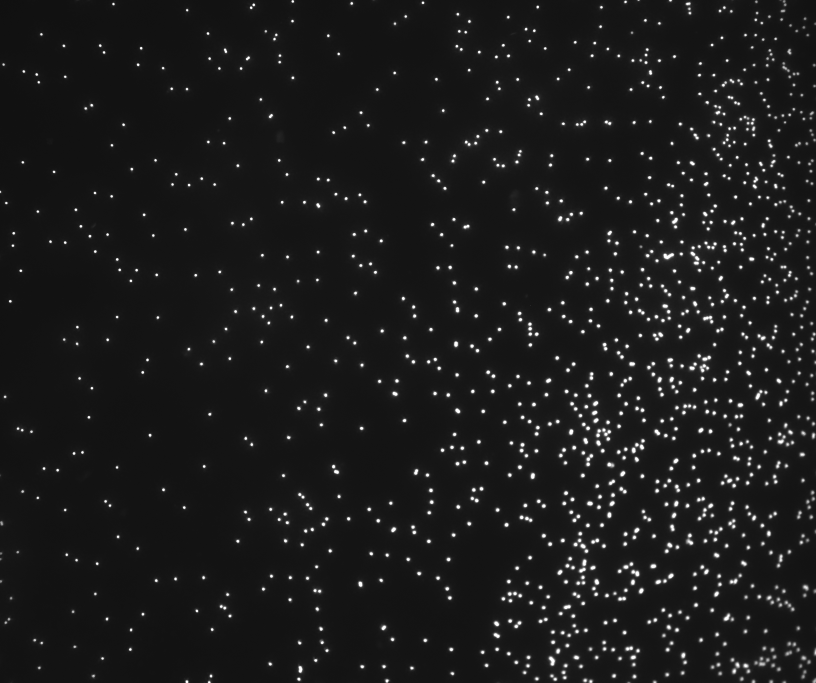
#> input picture test2.jpg, 2448 x 2048 px, found by its file name (shown at 1/3 size)
$ python OpenCV_Testing.py   (older library calls are emulated)
#> lines starting #> are read from the running program, lines starting #| are printed output that depends on the picture; after the words box and inside, x2 and y2 are one past the last pixel; in counts of white or black regions, pixels touching at a corner belong together
import cv2
import numpy as np

# Read image
im = cv2.imread("test2.jpg", cv2.IMREAD_GRAYSCALE)
#> im is the input picture: shape (2048, 2448); min 14, max 255, mean 27.8

### IMAGE PREPROCESSING ###

# Blur image to reduce noise
# blurred = cv2.GaussianBlur(im, (9, 9), 0)

# Sharpening Image
kernel = np.array([[-1, -1, -1],
                   [-1, 9,-1],
                   [-1, -1, -1]])
image_sharp = cv2.filter2D(src=im, ddepth=-1, kernel=kernel)

# Binary Threshold Filtering
ret,thresh1 = cv2.threshold(im,127,255,cv2.THRESH_BINARY)
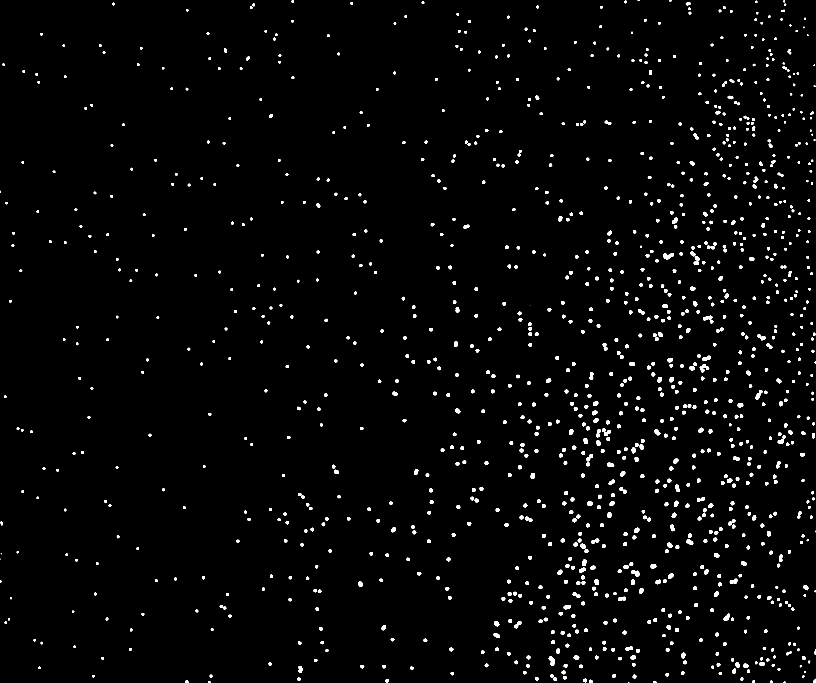
#> thresh1: shape (2048, 2448) (shown at 1/3 size); 2.1% white; 1289 white regions (12 under 20 px), largest, box (x1, y1, x2, y2) and area: (1990, 759, 2022, 778) 387, (2099, 1092, 2128, 1117) 355, (1646, 1969, 1665, 1997) 339

# Perform opening to remove noise and separate nuclei
kernel2 = cv2.getStructuringElement(cv2.MORPH_ELLIPSE, (3, 3))
opened = cv2.morphologyEx(thresh1, cv2.MORPH_OPEN, kernel2)
#> opened: shape (2048, 2448); 2.1% white; 1284 white regions (7 under 20 px), largest, box (x1, y1, x2, y2) and area: (1990, 759, 2022, 778) 387, (2099, 1092, 2128, 1117) 354, (1646, 1969, 1665, 1997) 339

preproc = cv2.cvtColor(opened, cv2.COLOR_GRAY2BGR) #Converts to equal dimension
# cv2.imshow('Binary', thresh1)
# cv2.waitKey()
# cv2.destroyAllWindows()


'''
# Threshold image to binary using Otsu's method


#_, binary = cv2.threshold(equalized, 0, 255, cv2.THRESH_BINARY_INV + cv2.THRESH_OTSU)

# Threshold image to binary using Adaptive Thresholding
binary = cv2.adaptiveThreshold(equalized, 255, cv2.ADAPTIVE_THRESH_MEAN_C, cv2.THRESH_BINARY_INV, 15, .7)
'''

# [6 lines of commented-out code are left out]

### BLOB DETECTOR PARAMETERS ###
params = cv2.SimpleBlobDetector_Params()

# Change thresholds
params.minThreshold = 10;
params.maxThreshold = 255;

# Filter by Area.
params.filterByArea = True
params.minArea = 50
params.maxArea = 1500

# Filter by Circularity
params.filterByCircularity = True
params.minCircularity = 0.5

# Filter by Convexity
params.filterByConvexity = True
params.minConvexity = 0.8

# Filter by Inertia
params.filterByInertia = True
params.minInertiaRatio = 0.01


# Create detector with specified parameters
ver = (cv2.__version__).split('.')
if int(ver[0]) < 3 :
  detector = cv2.SimpleBlobDetector(params)
else :
  detector = cv2.SimpleBlobDetector_create(params)

# Detect blobs
keypoints = detector.detect(preproc) # Change this to binary or opened, depending on your choice
#> keypoints = ()

# Draw detected blobs as red circles
im_with_keypoints = cv2.drawKeypoints(preproc, keypoints, np.array([]), (0,0,255), cv2.DRAW_MATCHES_FLAGS_DRAW_RICH_KEYPOINTS)

# Show images
im_bgr = cv2.cvtColor(im, cv2.COLOR_GRAY2BGR)
combined = np.concatenate((im_bgr, preproc, im_with_keypoints), axis = 1)
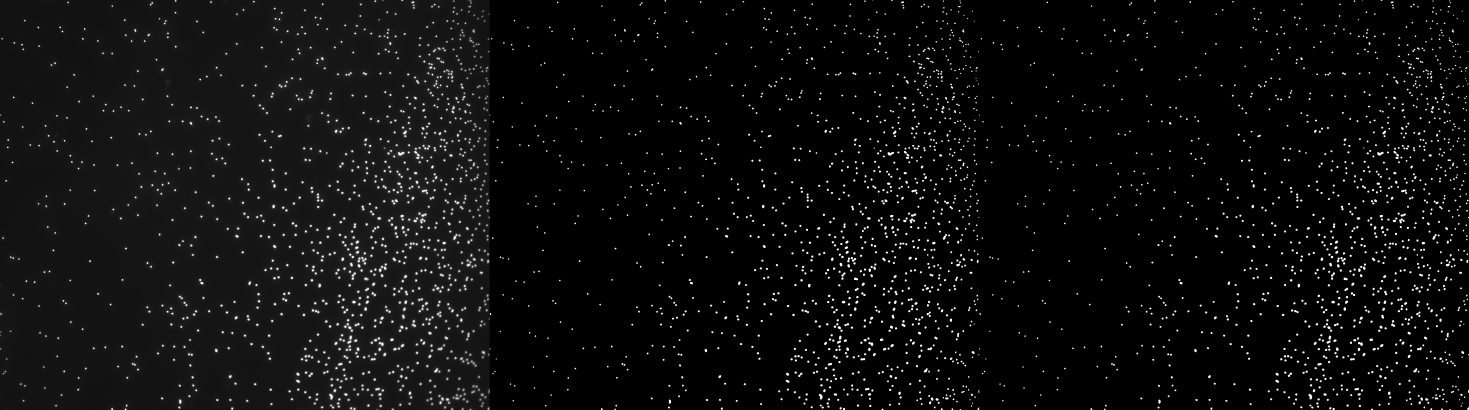
#> combined: shape (2048, 7344, 3) (shown at 1/5 size); min 0, max 255, mean 12.8
cv2.imshow("Images:", combined)
cv2.waitKey(0)
cv2.imshow("Original:", im)
cv2.waitKey(0)
cv2.imshow("Preprocessed:", preproc)
cv2.waitKey(0)
cv2.imshow("End:", im_with_keypoints)
cv2.waitKey(0)


cv2.destroyAllWindows()

$ run again, with test1.jpg copied over test2.jpg
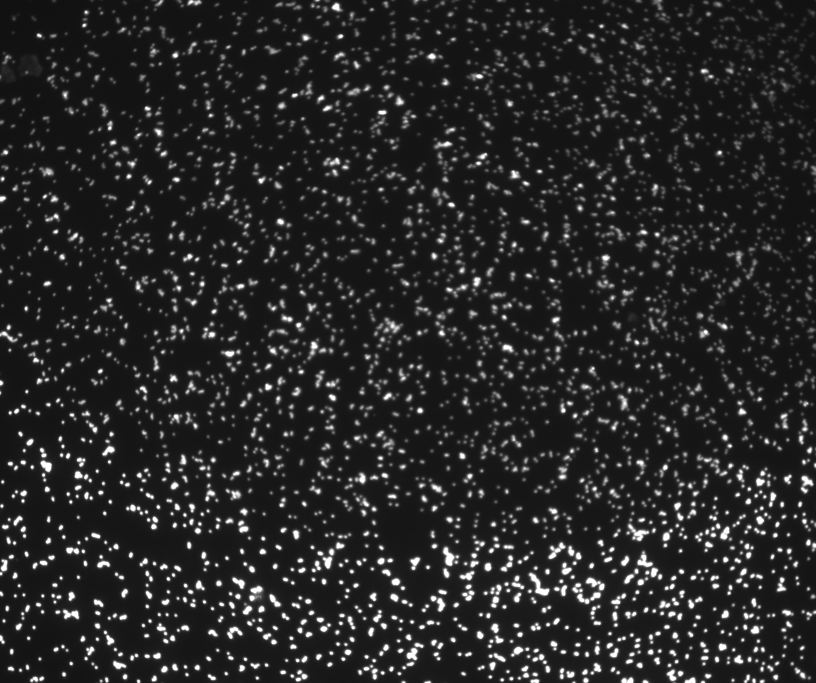
#> input picture test1.jpg, 2448 x 2048 px, found by its file name (shown at 1/3 size)
#> im is the input picture: shape (2048, 2448); min 15, max 255, mean 39.8
#> `ret,thresh1 = cv2.threshold(im,127,255,cv2.THRESH_BINARY)`:
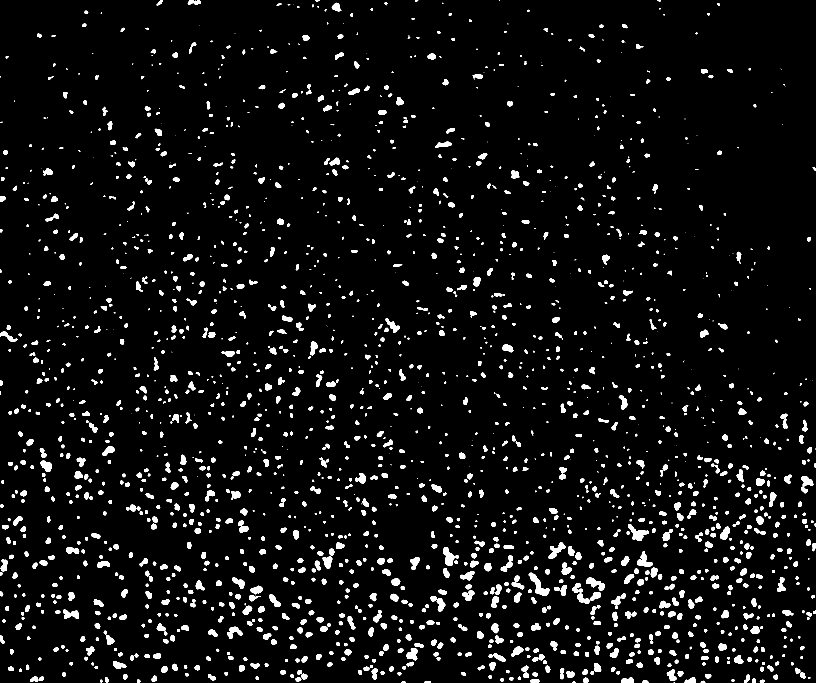
#> thresh1: shape (2048, 2448) (shown at 1/3 size); 5% white; 2181 white regions (403 under 20 px), largest, box (x1, y1, x2, y2) and area: (1586, 1718, 1649, 1787) 1538, (1884, 1572, 1947, 1623) 1307, (1329, 1641, 1377, 1698) 1240
#> opened: shape (2048, 2448); 4.9% white; 1999 white regions (242 under 20 px), largest, box (x1, y1, x2, y2) and area: (1586, 1718, 1649, 1787) 1538, (1884, 1572, 1947, 1623) 1306, (1329, 1641, 1377, 1698) 1238
#> keypoints = ()
#> `combined = np.concatenate((im_bgr, preproc, im_with_keypoints), axis =..`:
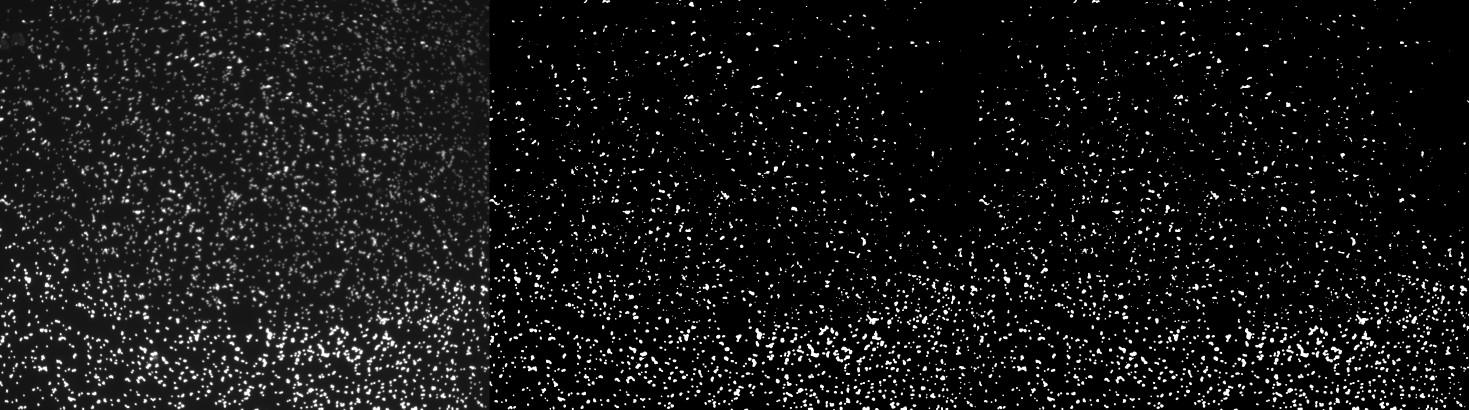
#> combined: shape (2048, 7344, 3) (shown at 1/5 size); min 0, max 255, mean 21.6

$ run again, with test3.jpg copied over test2.jpg
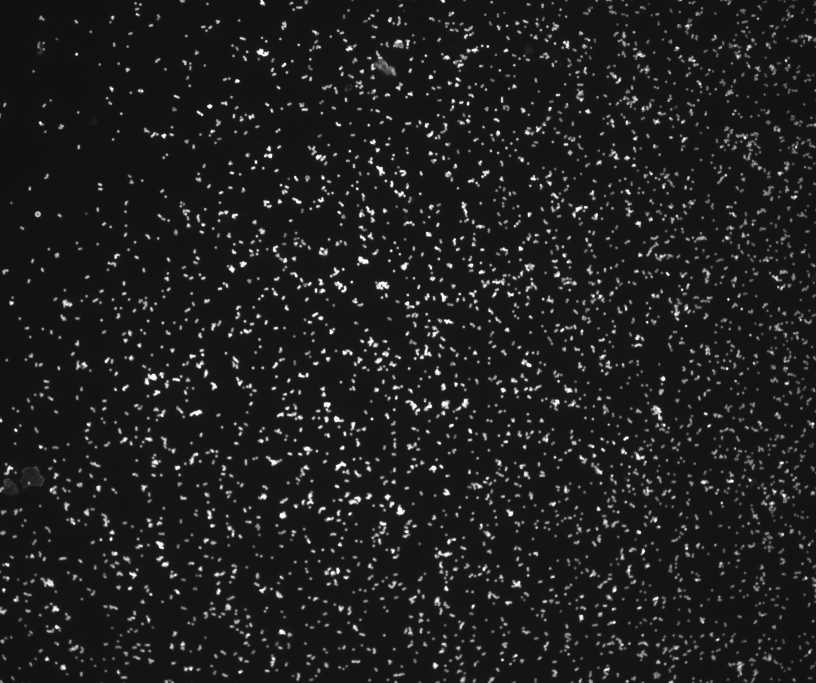
#> input picture test3.jpg, 2448 x 2048 px, found by its file name (shown at 1/3 size)
#> im is the input picture: shape (2048, 2448); min 12, max 255, mean 31.5
#> `ret,thresh1 = cv2.threshold(im,127,255,cv2.THRESH_BINARY)`:
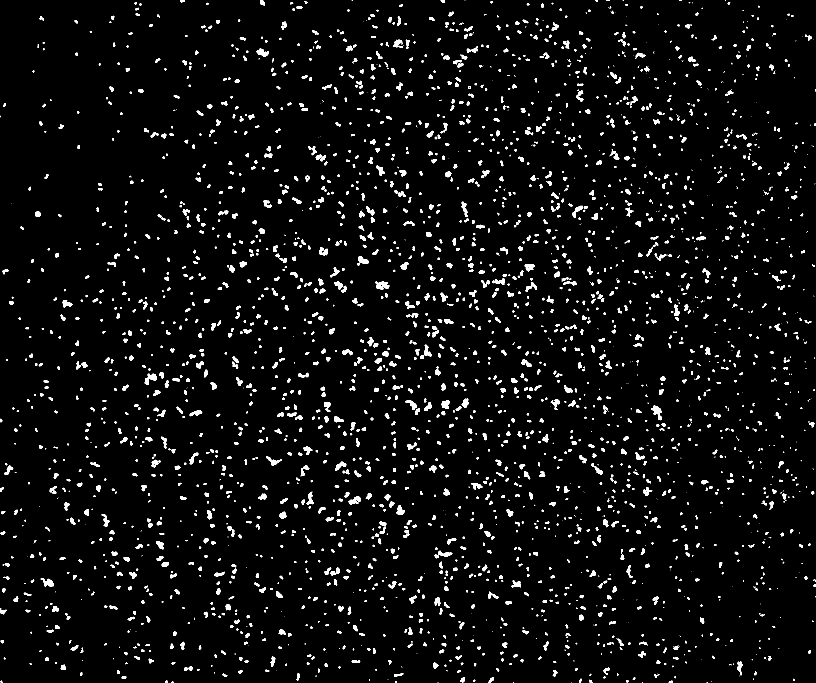
#> thresh1: shape (2048, 2448) (shown at 1/3 size); 3.9% white; 3287 white regions (868 under 20 px), largest, box (x1, y1, x2, y2) and area: (1128, 844, 1168, 869) 652, (1954, 1217, 1986, 1261) 643, (434, 1121, 471, 1154) 607
#> opened: shape (2048, 2448); 3.8% white; 2716 white regions (374 under 20 px), largest, box (x1, y1, x2, y2) and area: (1128, 844, 1168, 869) 647, (1958, 1217, 1986, 1261) 622, (434, 1121, 471, 1154) 605
#> keypoints = 1 keypoints; (x, y, size): (922, 534, 13.2)
#> `combined = np.concatenate((im_bgr, preproc, im_with_keypoints), axis =..`:
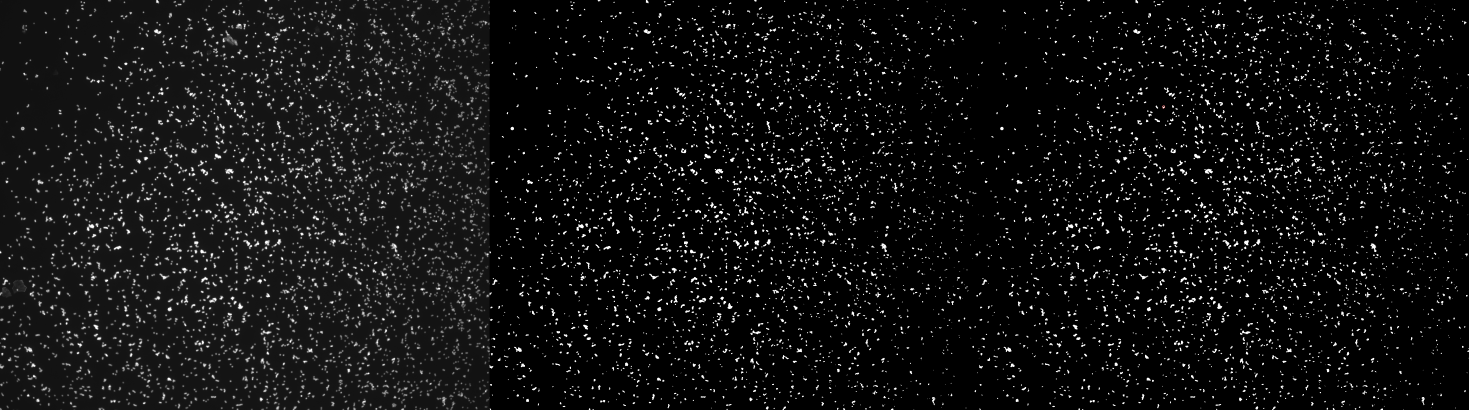
#> combined: shape (2048, 7344, 3) (shown at 1/5 size); mean B, G, R 16.9, 16.9, 16.9

$ run again, with DAPI.jpg copied over test2.jpg
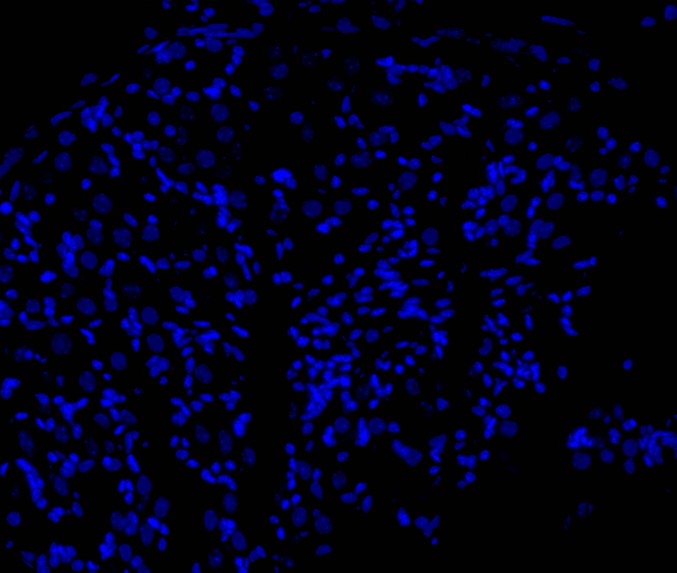
#> input picture DAPI.jpg, 1353 x 1146 px, found by its file name (shown at 1/2 size)
#> `image_sharp = cv2.filter2D(src=im, ddepth=-1, kernel=kernel)`:
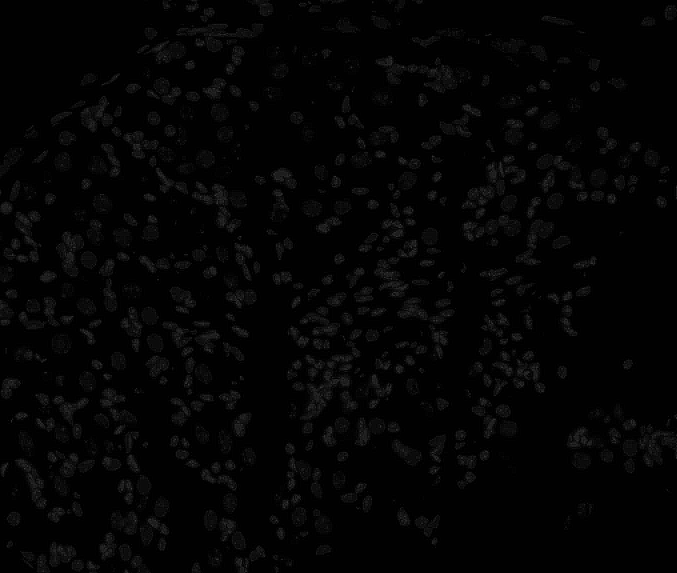
#> image_sharp: shape (1146, 1353) (shown at 1/2 size); min 0, max 102, mean 4.2
#> thresh1: shape (1146, 1353); every value is 0
#> preproc: shape (1146, 1353, 3); every value is 0
#> keypoints = ()
#> `combined = np.concatenate((im_bgr, preproc, im_with_keypoints), axis =..`:
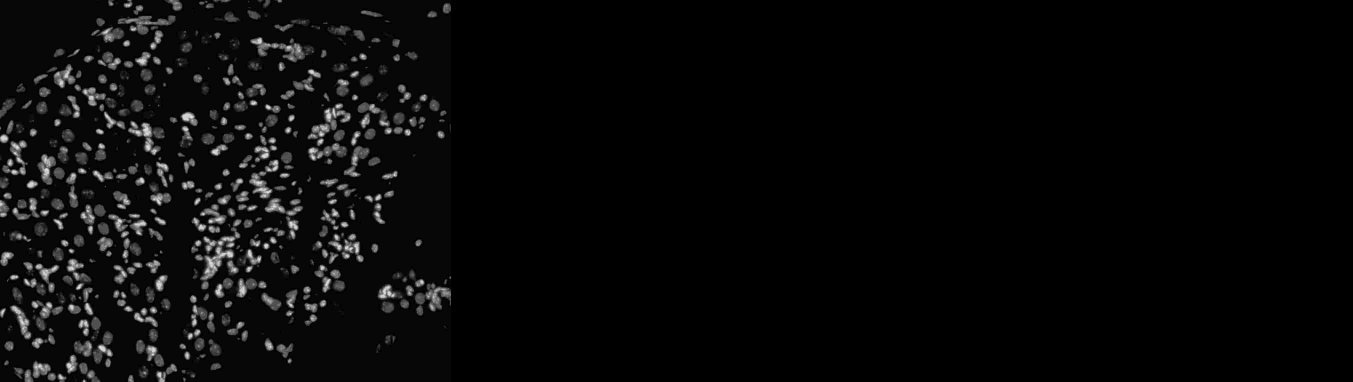
#> combined: shape (1146, 4059, 3) (shown at 1/3 size); min 0, max 35, mean 1.2; drawn with min black and max white
